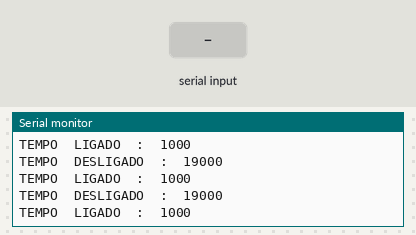
Bench run of a sketch on a simulated Arduino Uno, built with avr-gcc and run on an emulated ATmega328P. On the bench: the last lines printed to the serial monitor. The test bench sets the inputs (shaded band).

Above: at 1.2 s.
1.3 s: "2\n" received over Serial
At 2.1 s:
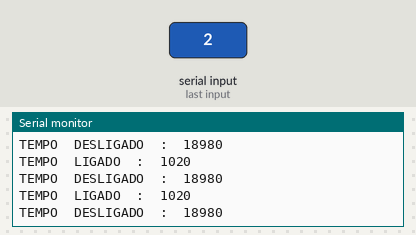
4.3 s: "200\n" received over Serial
At 5.2 s:
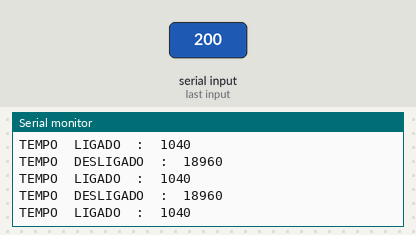
Timing chart, 0 to 7.3 s (numbered marks = the images above; inputs shaded):
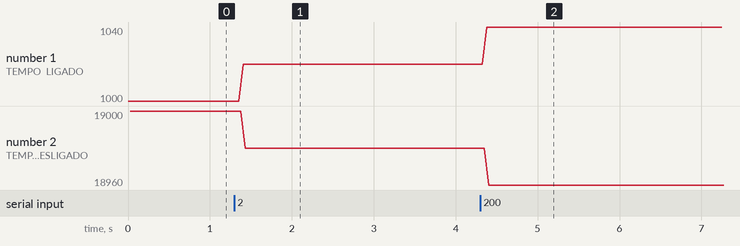

The sketch:

sketch_apr14a.ino
```cpp
/*
 *Autor: Hugo Pinheiro da Silva e Leonadro de Andrade Platon
 *Data: 10/05/2017
 *Licença: Distribuição livre
 *Projeto e código disponivel em : https://github.com/HugoPsilvamcp/Hugo
*/

//Pino  de  controle  do  motor
int  pinoDig  =  3;//Definindo  o  pino  digital  3  como  inteiro, é  pino  de  controle  do  motor-saida  do  pulso  PWM.
//Declarando variavel  para  receber  o  meu  comando de + ou -
int x = 0; //Declarando  variavel  para  contar  delay
int  temp = 1000;//Tempo inicial de 1000 microssegundos ou 1ms


void setup()//Configurações iniciais
{
  Serial.begin(9600); //Comunicação com a porta serial, com velocidade de 9600 bits/segundo
  pinMode(pinoDig, OUTPUT); //Definindo a pino declarado como uma saída
}

void loop()//Laço
{
  if (Serial.available() > 0) //Coondicional para receber a leitura do serial
  {
    //  1  para  menos  e  2  para  mais  de  delay
    x = Serial.read() - '0';

    if (x == 2) //Caso a leitura seja igual á 2, o valor do temp será incrementado em 20, ou seja, mais 20 microssegundos
    {
      temp = temp + 20; //Incrementando o temp em 20 microssegundos
    }

    if (x == 1) //Caso a leitura seja igual á 1, o valor do temp será decrementado em 20, ou seja, menos 20 microssegundos
    {
      temp = temp - 20; //Decrementando o temp em 20 microssegundos
    }

    else //Caso contrario
    {
      pwm(temp); //O PWM recebe o valor do temp
      temp = temp + 0; //E incrementado um valor nulo
    }

    //Limitadores de PWM
    if (temp > 2000) //Caso o temp sejá maior que 2000 microssegundos, o condicional tornará o tempo igual á 1000.
    {
      temp = 2000; //temp recebendo o valor de 2000 microssegundos
    }
    if (temp < 1000) //Caso o temp sejá menor que 1000 microssegundos, o condicional tornará o tempo igual á 1000.

    {
      temp = 1000; //temp recebendo o valor de 2000 microssegundos
    }
  }

  else //Caso contrário, o serial monitor mostrará o tempo ligado do PWM, o tempo desligado do sinal de PWM
  {
    Serial.print("TEMPO  LIGADO  :  "); Serial.println(temp); Serial.print("TEMPO  DESLIGADO  :  "); Serial.println(20000 - temp);
  }
  pwm(temp); //Escrita do sinal PWM de acordo com o valor temp
}

void  pwm(int  temp) //Função PWM para ecrever o sinal
{
  digitalWrite(pinoDig, HIGH); delayMicroseconds(temp); digitalWrite(pinoDig, LOW); delayMicroseconds(2000 - temp);
  //Escreve o sinal ligado por um certo tempo igual ao valor de temp e escreve um sinal desligado por um certo tempo de acordo com a formula (2000 - temp)
}
```

Measured:
- after the input at 1.3 s, the serial monitor: prints a new line after 0.11 s (image 1)
- after the input at 4.3 s, the serial monitor: prints a new line after 0.08 s (image 2)
- plotted number 1: 1000 → 1020 after the input at 1.3 s, 1020 → 1040 after the input at 4.3 s
- plotted number 2: 19000 → 18980 after the input at 1.3 s, 18980 → 18960 after the input at 4.3 s
